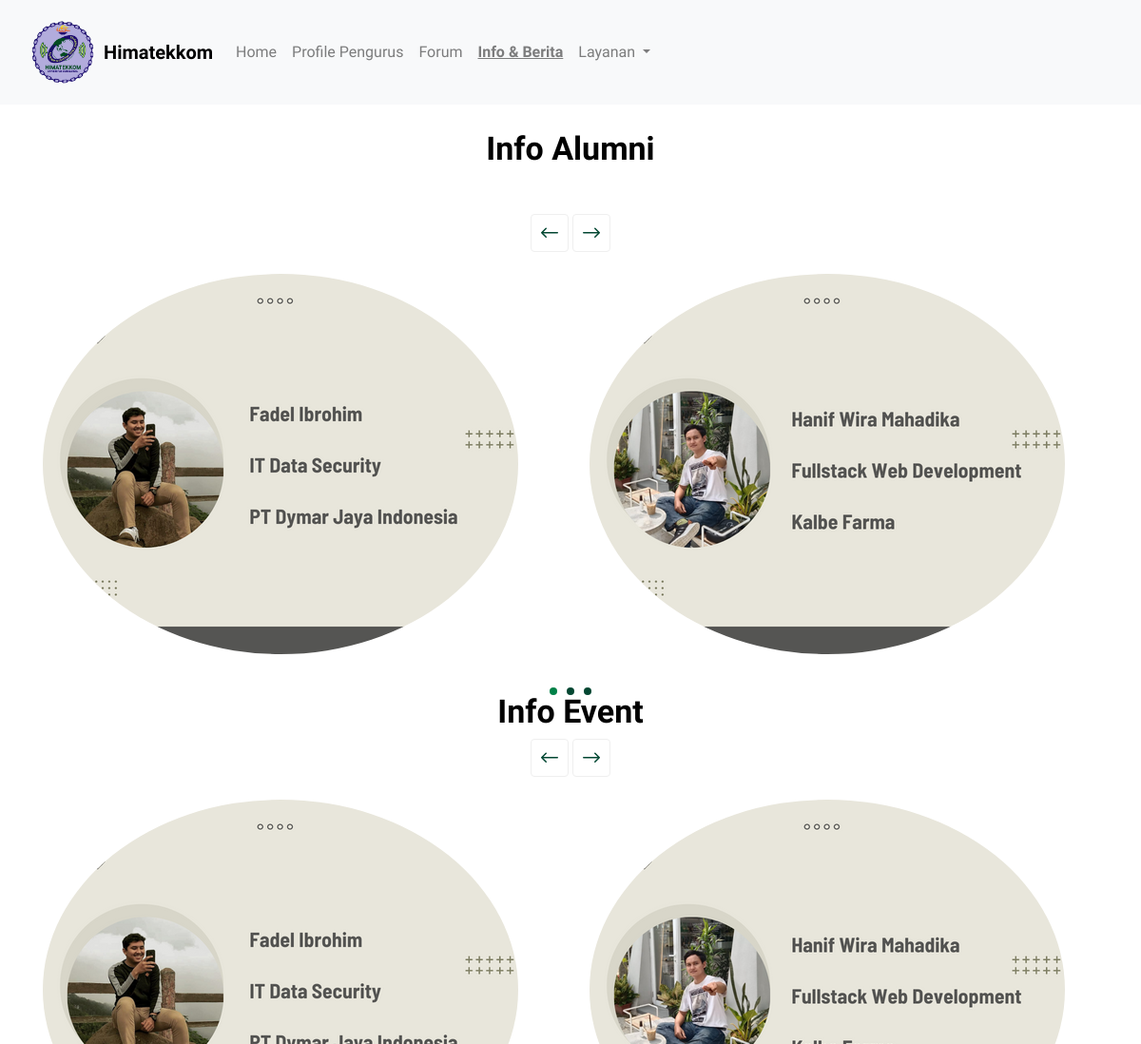
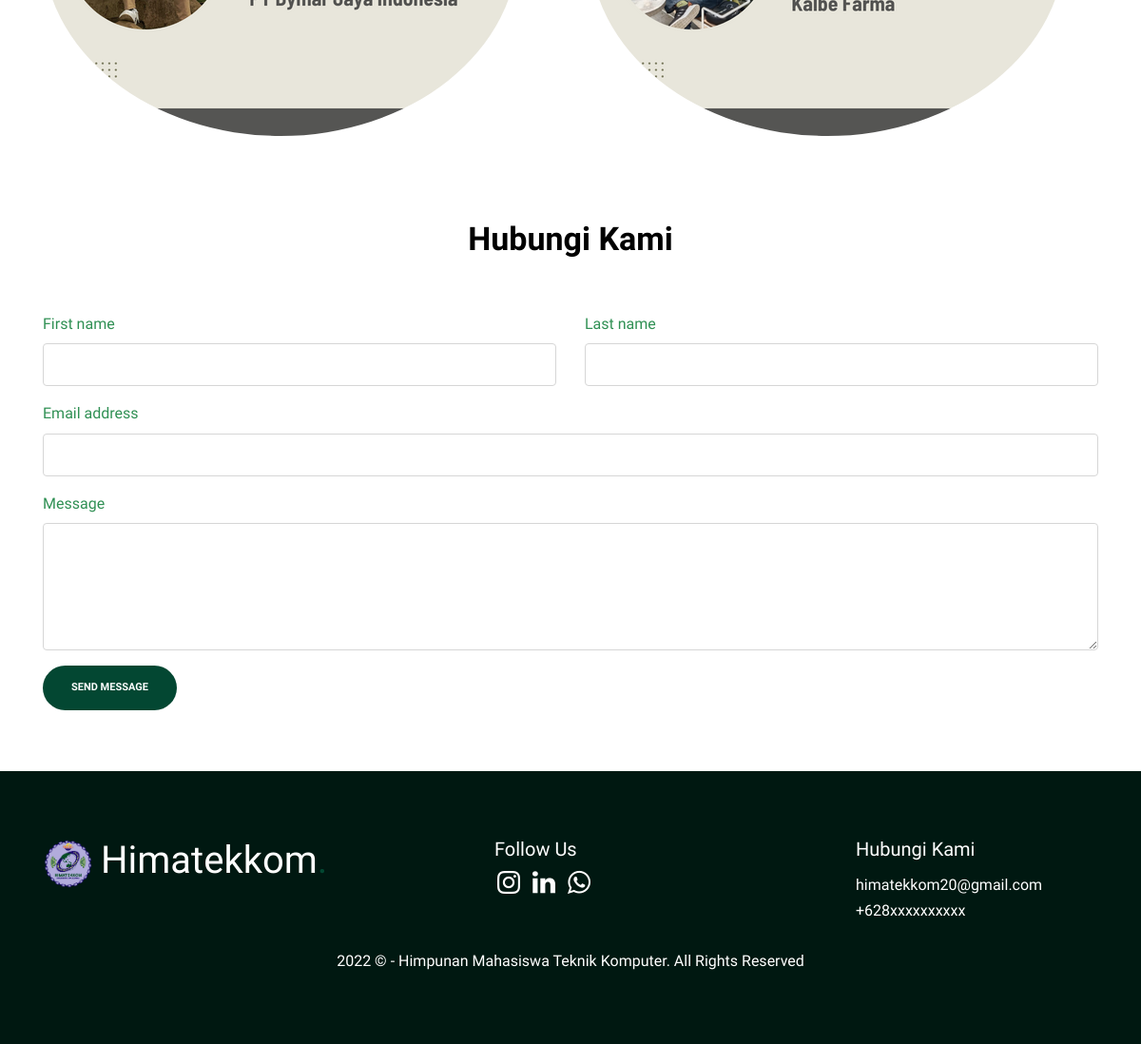
The page /info_alumni.php on the database its author committed (2 pictures, top to bottom).
### tables this page shows
CREATE TABLE `logo` (
  `id` int(11) NOT NULL,
  `xfile` varchar(1000) NOT NULL,
  `ufile` varchar(1000) NOT NULL,
  `updated_at` timestamp NOT NULL DEFAULT current_timestamp() ON UPDATE current_timestamp()
);

CREATE TABLE `section_title` (
  `id` int(11) NOT NULL,
  `web_title` varchar(500) NOT NULL,
  `habout_title` varchar(500) NOT NULL,
  `hvisi_title` varchar(500) NOT NULL,
  `hmisi_title` varchar(500) NOT NULL,
  `pprofile_title` varchar(500) NOT NULL,
  `pprofile_text` varchar(1000) NOT NULL,
  `moto_title` varchar(500) NOT NULL,
  `moto_text` varchar(1000) NOT NULL,
  `vimi_title` varchar(500) NOT NULL,
  `vimi_text` varchar(1000) NOT NULL,
  `contact_title` varchar(500) NOT NULL,
  `title_forum` varchar(500) NOT NULL,
  `text_forum` varchar(1000) NOT NULL,
  `alumni_title` varchar(500) NOT NULL,
  `event_title` varchar(500) NOT NULL
);

CREATE TABLE `alumni` (
  `id` int(11) NOT NULL,
  `inew1` varchar(1000) NOT NULL,
  `inew2` varchar(1000) NOT NULL,
  `inew3` varchar(1000) NOT NULL,
  `inew4` varchar(1000) NOT NULL,
  `inew5` varchar(1000) NOT NULL,
  `updated_at` timestamp NOT NULL DEFAULT current_timestamp() ON UPDATE current_timestamp()
);

CREATE TABLE `event` (
  `id` int(11) NOT NULL,
  `enew1` varchar(1000) NOT NULL,
  `enew2` varchar(1000) NOT NULL,
  `updated_at` timestamp NOT NULL DEFAULT current_timestamp() ON UPDATE current_timestamp()
);

CREATE TABLE `social` (
  `id` int(11) NOT NULL,
  `name` varchar(150) NOT NULL,
  `fa` varchar(150) NOT NULL,
  `social_link` varchar(500) NOT NULL
);

CREATE TABLE `sitecontact` (
  `id` int(11) NOT NULL,
  `phone` varchar(150) NOT NULL,
  `email` varchar(100) NOT NULL,
  `updated_at` timestamp NOT NULL DEFAULT current_timestamp() ON UPDATE current_timestamp()
);

CREATE TABLE `siteconfig` (
  `id` int(11) NOT NULL,
  `site_address` varchar(1000) NOT NULL,
  `site_title` varchar(300) NOT NULL,
  `site_about` varchar(1000) NOT NULL,
  `site_footer` varchar(1000) NOT NULL,
  `site_url` varchar(50) NOT NULL,
  `updated_at` timestamp NOT NULL DEFAULT current_timestamp() ON UPDATE current_timestamp()
);

### info_alumni.php (the view, shortened to what this page needs)
<?php include "z_db.php";?>
<!DOCTYPE html>
<html lang="en">
<?php
  $rrs=mysqli_query($con,"SELECT * FROM section_title Where id=1");
  $rs = mysqli_fetch_array($rrs);
  $web_title="$rs[web_title]";
  $contact_title="$rs[contact_title]";
  $alumni_title="$rs[alumni_title]";
  $event_title="$rs[event_title]";
?>
  <head>
    <?php
      $rt=mysqli_query($con,"SELECT * FROM sitecontact where id=1");
      $tr = mysqli_fetch_array($rt);
      $phone = "$tr[phone]";
      $email = "$tr[email]";
    ?>
    <?php
      $rr=mysqli_query($con,"SELECT * FROM siteconfig where id=1");
      $r = mysqli_fetch_array($rr);
      $site_footer = "$r[site_footer]";
    ?>
    <?php
      $rr=mysqli_query($con,"SELECT * FROM alumni where id=1");
      $r = mysqli_fetch_array($rr);
      $inew1 = "$r[inew1]";
      $inew2 = "$r[inew2]";
    ?>
    <?php
      $rr=mysqli_query($con,"SELECT * FROM event where id=1");
      $r = mysqli_fetch_array($rr);
      $enew1 = "$r[enew1]";
      $enew2 = "$r[enew2]";
    ?>
    <?php
      $rr=mysqli_query($con,"SELECT xfile FROM logo");
      $r = mysqli_fetch_row($rr);
      $xfile = $r[0];
    ?>
    <link href="https://cdn.jsdelivr.net/npm/bootstrap@5.2.0/dist/css/bootstrap.min.css" rel="stylesheet">
    <link rel="stylesheet" href="css/bootstrap.min.css" />
    <link rel="stylesheet" href="css/owl.carousel.min.css" />
    <link rel="stylesheet" href="css/owl.theme.default.min.css" />
    <link rel="stylesheet" href="css/jquery.fancybox.min.css" />
    <link rel="stylesheet" href="fonts/icomoon/style.css" />
    <link rel="stylesheet" href="fonts/flaticon/font/flaticon.css" />
    <link rel="stylesheet" href="css/aos.css" />
    <link rel="stylesheet" href="css/style.css" />
  </head>
  <body data-spy="scroll" data-target=".site-navbar-target" data-offset="100">
    <nav style="z-index: 99" class="navbar site-nav dark navbar-expand-lg bg-light navbar-light">
      <div class="container-fluid">
        <div class="d-flex align-items-center">
          <img src="dashboard/uploads/logo/<?php print $xfile?>" width="70" class="img-fluid me-2">
          <div class="d-block">
            <a class="navbar-brand logo" href="home"><?php print $web_title ?></a>
          </div>
        </div>
        <div class="collapse navbar-collapse" id="navbarSupportedContent">
          <ul class="navbar-nav me-auto mb-2 mb-lg-0">
            <li class="nav-item">
              <a class="nav-link" aria-current="page" href="home"
                >Home</a
              >
            </li>
            <li class="nav-item">
              <a class="nav-link" aria-current="page" href="profile"
                >Profile Pengurus</a
              >
            </li>
            <li class="nav-item">
              <a class="nav-link " href="forum">Forum</a>
            </li>
            <li class="nav-item">
              <a class="nav-link active-link" href="info&berita">Info & Berita</a>
            </li>
          <li class="nav-item dropdown">
            <a
              class="nav-link dropdown-toggle"
              href="#"
              role="button"
              data-bs-toggle="dropdown"
              aria-expanded="false"
            >
              Layanan
            </a>
          </li>
        </div>
      </div>
    </nav>
    <div class="untree_co-section mt-5">
      <div class="container mt-5">
        <div class="row">
          <div class="col-12 text-center" data-aos="fade-up" data-aos-delay="0">
            <h3 class="heading"><?php print $alumni_title ?></h3>
          </div>
        </div>
      </div>
    </div>
    <div class="untree_co-section" id="testimonials-section">
      <div class="container">
        <div class="row">
          <div class="col-lg-12 text-center">
            <div>
              <a
                href="#"
                class="js-custom-prev-v2 cusotm-slider-nav custom-prev"
                ><span
                  ></span
              ></a>
              <a
                href="#"
                class="js-custom-next-v2 cusotm-slider-nav custom-next"
                ><span
                  ></span
              ></a>
            </div>
          </div>
        </div>
        <div class="row justify-content-center mt-3">
          <div class="col-lg-12" data-aos="fade" data-aos-delay="200">
            <div class="owl-2-slider owl-carousel">
              <div class="item">
                <div class="untree_co-testimonial d-flex">
                  <div class="row">
                    <div class="col"><div class="pic mr-3">
                      <img
                        src="dashboard/uploads/alumni/<?php print $inew1; ?>"
                        alt="Image"
                        class="img-fluid"
                      />
                    </div></div>
                  </div>
                </div>
              </div>
              <div class="item">
                <div class="untree_co-testimonial d-flex">
                  <div class="row">
                    <div class="col"><div class="pic mr-3">
                      <img
                        src="dashboard/uploads/alumni/<?php print $inew2; ?>"
                        alt="Image"
                        class="img-fluid"
                      />
                    </div></div>
                  </div>
                </div>
              </div>
            </div>
          </div>
        </div>
      </div>
    </div>
    <div class="untree_co-section" id="testimonials-section">
      <div class="container">
        <div class="row">
          <div class="col-12 text-center" data-aos="fade-up" data-aos-delay="0">
            <h3 class="heading"><?php print $event_title ?></h3>
          </div>
        </div>
        <div class="row">
          <div class="col-lg-12 text-center">
            <div>
              <a
                href="#"
                class="js-custom-prev-v2 cusotm-slider-nav custom-prev"
                ><span
                  ></span
              ></a>
              <a
                href="#"
                class="js-custom-next-v2 cusotm-slider-nav custom-next"
                ><span
                  ></span
              ></a>
            </div>
          </div>
        </div>
        <div class="row justify-content-center mt-3">
          <div class="col-lg-12" data-aos="fade" data-aos-delay="200">
            <div class="owl-2-slider owl-carousel">
              <div class="item">
                <div class="untree_co-testimonial d-flex">
                  <div class="row">
                    <div class="col"><div class="pic mr-3">
                      <img
                        src="dashboard/uploads/event/<?php print $enew1; ?>"
                        alt="Image"
                        class="img-fluid"
                      />
                    </div></div>
                  </div>
                </div>
              </div>
              <div class="item">
                <div class="untree_co-testimonial d-flex">
                  <div class="row">
                    <div class="col"><div class="pic mr-3">
                      <img
                        src="dashboard/uploads/event/<?php print $enew2; ?>"
                        alt="Image"
                        class="img-fluid"
                      />
                    </div></div>
                  </div>
                </div>
              </div>
            </div>
          </div>
        </div>
      </div>
    </div>
    <div class="untree_co-section mt-5" id="contact-section">
      <div class="container">
        <div class="row mb-5" data-aos="fade-up" data-aos-delay="0">
          <div class="col-12 text-center">
            <h2 class="heading"><?php print $contact_title ?></h2>
          </div>
        </div>
        <div class="row">
          <div class="col">
            <form class="contact-form" data-aos="fade-up" data-aos-delay="100">
              <div class="row">
                <div class="col-6">
                  <div class="form-group">
                    <label class="" for="fname">First name</label>
                    <input type="text" class="form-control" id="fname" />
                  </div>
                </div>
                <div class="col-6">
                  <div class="form-group">
                    <label class="" for="lname">Last name</label>
                    <input type="text" class="form-control" id="lname" />
                  </div>
                </div>
              </div>
              <div class="form-group">
                <label class="" for="email">Email address</label>
                <input type="email" class="form-control" id="email" />
              </div>
              <div class="form-group">
                <label class="" for="message">Message</label>
                <textarea
                  name=""
                  class="form-control"
                  id="message"
                  cols="30"
                  rows="5"
                ></textarea>
              </div>
              <button type="submit" class="btn btn-primary mb-5">
                Send Message
              </button>
            </form>
          </div>
        </div>
      </div>
    </div>
    <div class="site-footer mt-3 text-start text-white bg-dark">
      <div class="container">
        <div class="row">
          <div class="col-12 col-lg-5 mb-5">
            <div class="d-flex align-items-center">
              <img src="dashboard/uploads/logo/<?php print $xfile?>" width="53" class="img-fluid me-2">
              <h1 class="text-white"><?php print $web_title ?><span class="text-primary">.</span></h1>
            </div>
          </div>
          <div class="col-6 col-lg-4">
            <h5>Follow Us</h5>
            <div class="d-flex">
              <ul class="list-unstyled social fs-3">
                <?php
                $q="SELECT * FROM  social ORDER BY id DESC";
                $r123 = mysqli_query($con,$q);
                while($ro = mysqli_fetch_array($r123)){
                  $fa="$ro[fa]";
                  $social_link="$ro[social_link]";
                  print"
                <li>
                  <a href='$social_link'><span class='$fa'></span></a>
                </li>";
                }
              ?>
              </ul>
            </div>
          </div>
          <div class="col-6 col-lg-3">
            <h5 class="mb-3"><?php print $contact_title ?></h5>
            <div class="">
              <h6 class="fs-6 fw-light"><?php print $email ?></h6>
              <h6 class="fs-6 fw-light"><?php print $phone ?></h6>
            </div>
          </div>
        </div>
        <h6 class="text-center mt-3"><?php print $site_footer ?></h6>
      </div>
    </div>
  </body>
</html>

### css/style.css (style rules this page uses)
:root { --primary: #034732 !important; --secondary: #008148 !important; --dark: #001811; }
html, body { scroll-behavior: smooth; max-width: 100% !important; overflow-x: hidden !important; }
body { font-family: "Work Sans", sans-serif; line-height: 1.6; background: #fff; overflow-x: hidden; font-size: 16px; color: #309054; letter-spacing: normal; }
body:before { content: ""; position: fixed; top: 0; left: 0; z-index: 99; right: 0; bottom: 0; background: rgba(0, 0, 0, 0.2); opacity: 0; visibility: hidden; -webkit-transition: 0.3s all ease; -o-transition: 0.3s all ease; transition: 0.3s all ease; }
span { color: #034732 !important; }
.bg-dark { background: var(--dark) !important; }
span { color: var(--primary); }
a { color: #309054; -webkit-transition: 0.3s all ease; -o-transition: 0.3s all ease; transition: 0.3s all ease; }
.active-link { font-weight: bold; text-decoration: underline; }
.text-primary { color: #034732 !important; }
h1, .h1, h2, .h2, h3, .h3, h4, .h4 { font-family: "Work Sans", sans-serif; color: #000000; }
.btn { padding-top: 15px; padding-bottom: 15px; padding-left: 30px; padding-right: 30px; border-radius: 30px; font-size: 11px; text-transform: uppercase; font-weight: 700; }
.btn.btn-primary { background: #034732; outline: none; border: none; }
.form-control, .custom-select { border: none; font-size: 16px; height: 45px; border: 1px solid #d6d6d6; border-radius: 4px; color: #000000; }
.logo { font-size: 24px; color: #ffffff; font-weight: 700; }
.site-nav { position: absolute; width: 100%; z-index: 10; }
.site-nav a { position: relative; z-index: 9; cursor: pointer; }
.site-nav { padding-top: 20px; padding-bottom: 20px; }
.site-nav.dark a { color: #000000; }
.navbar-brand { font-size: 20px; }
.untree_co-section { padding-top: 40px !important; padding-bottom: 20 !important; position: relative; }
.untree_co-section .heading { font-size: 34px; color: #000000; font-weight: 600; }
.untree_co-testimonial .pic { -webkit-box-flex: 0; -ms-flex: 0 0 50px; flex: 0 0 50px; }
.untree_co-testimonial .pic img { border-radius: 50%; }
.cusotm-slider-nav { font-size: 24px; display: inline-block; position: relative; width: 40px; height: 40px; background: transparent; border: 1px solid #efefef; color: #107be9; border-radius: 4px; }
.cusotm-slider-nav > span { position: absolute; top: 45%; left: 50%; -webkit-transform: translate(-50%, -50%); -ms-transform: translate(-50%, -50%); transform: translate(-50%, -50%); }
.site-footer { background: #fafafa; font-size: 14px; color: #888; padding: 70px 0; }
.site-footer a { color: #107be9; position: relative; display: inline-block; }
.site-footer .social li { display: inline-block; }
.site-footer .social li a { display: inline-block; width: 30px; height: 30px; position: relative; border-radius: 50%; color: #fff; line-height: 30px; }
.site-footer .social li a:before { display: none; }
.site-footer .social li a > span { position: absolute; top: 48%; left: 50%; -webkit-transform: translate(-50%, -50%); -ms-transform: translate(-50%, -50%); transform: translate(-50%, -50%); }

### rows shown on the page
logo: xfile (picture)
section_title: web_title "Himatekkom", alumni_title "Info Alumni", event_title "Info Event", contact_title "Hubungi Kami"
alumni: inew1 (picture), inew2 (picture)
event: enew1 (picture), enew2 (picture)
sitecontact: email "himatekkom20@gmail.com", phone "+628xxxxxxxxxx"
siteconfig: site_footer "2022 © - Himpunan Mahasiswa Teknik Komputer. All Rights Reserved"
